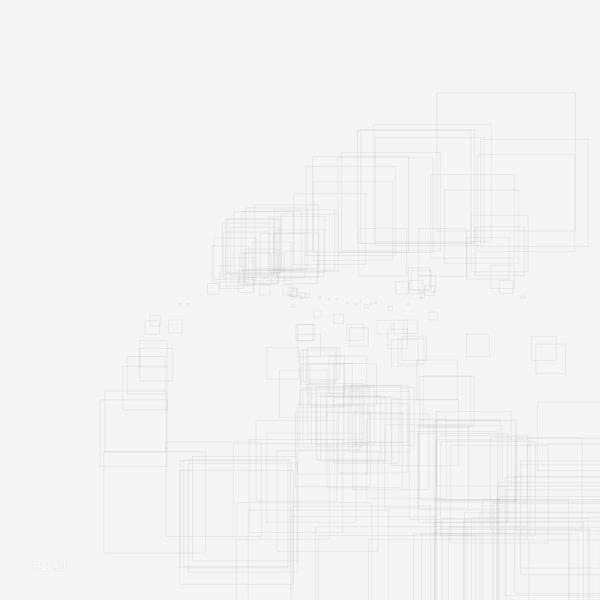
Frame 1 (no input)
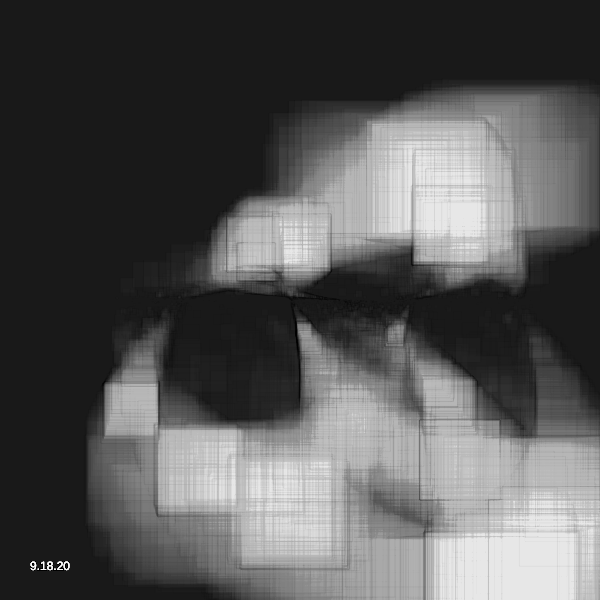
Frame 60 (no input)
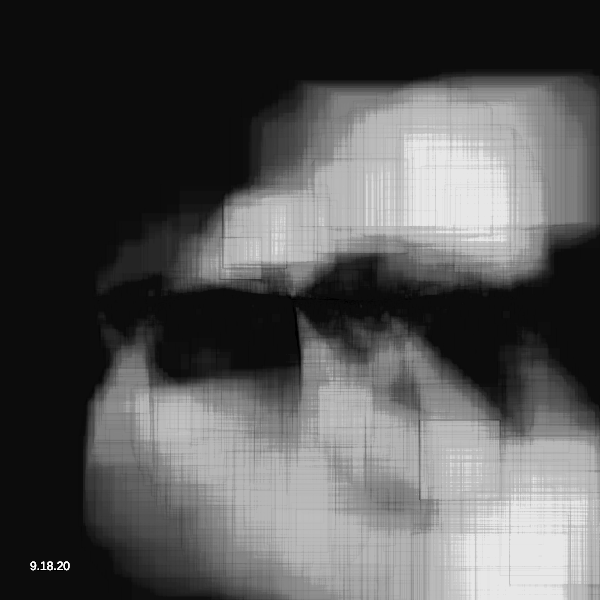
Frame 120 (the mouse pressed at the canvas centre since frame 60)

The p5.js sketch that drew these frames (run headless with seeded random() and noise() and a simulated clock; from frame 60 on, the mouse is pressed at the canvas centre):

// p5.js sketch
// ── sketch.js
let a = 1.2;
let b = 1.924;
let c = 1.2;
let d = 1.832;
let scale;

function setup() {
  createCanvas(600, 600);
  scale = min(width, height)/ 4 * 0.8;
  background(255)
}

function draw() {
  background(0, 10);
  strokeWeight(1);
  a += pow(-1, floor(frameCount/ 200)) * 0.001;
  b += pow(-1, floor(frameCount/ 300)) * 0.001;
  c += pow(-1, floor(frameCount/ 200)) * 0.002;
  d += pow(-1, floor(frameCount/ 400)) * 0.001;
  
  let x = 0;
  let y = 0;
  
  for(let i = 0; i <200; i++){
    let nx = cos(a * y) - sin(b * x);
    let ny = cos(c * x) - sin(d * y);
    fill(255, 5)
    noStroke();
    stroke(0, 15);
    rect(width/2 + nx * scale, height/2 +ny * scale, ny*scale/1.5, ny*scale/1.5);
    x = nx;
    y = ny;
  }

  fill(255)
  text("9.18.20", 30, height-30)
}
